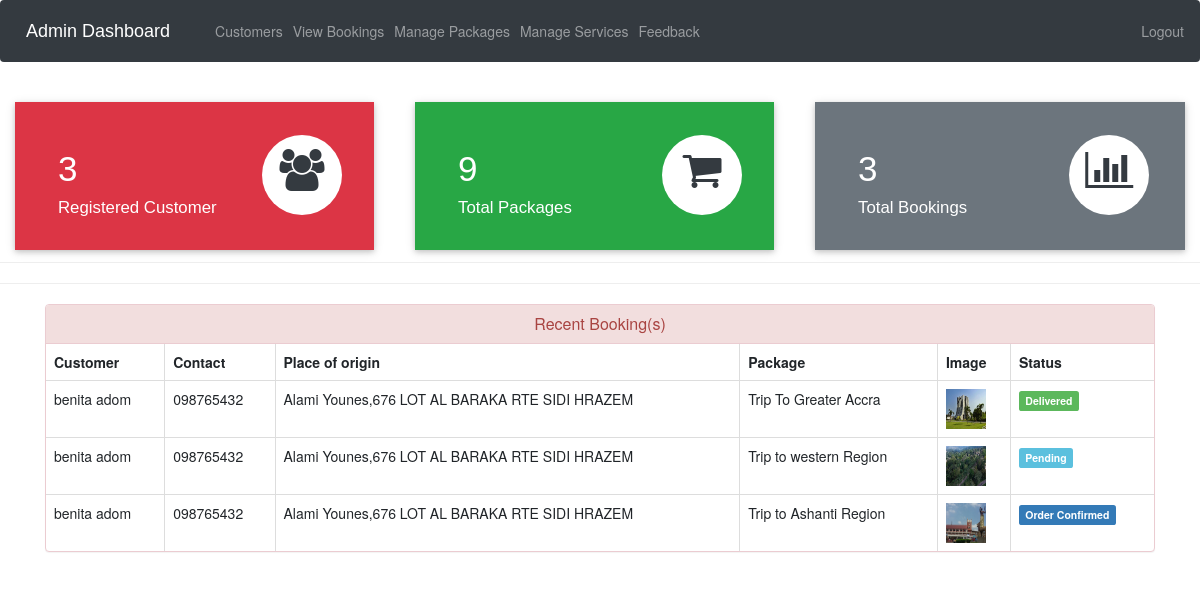
/admin-dashboard (signed in), run on an earlier commit of the app's database.
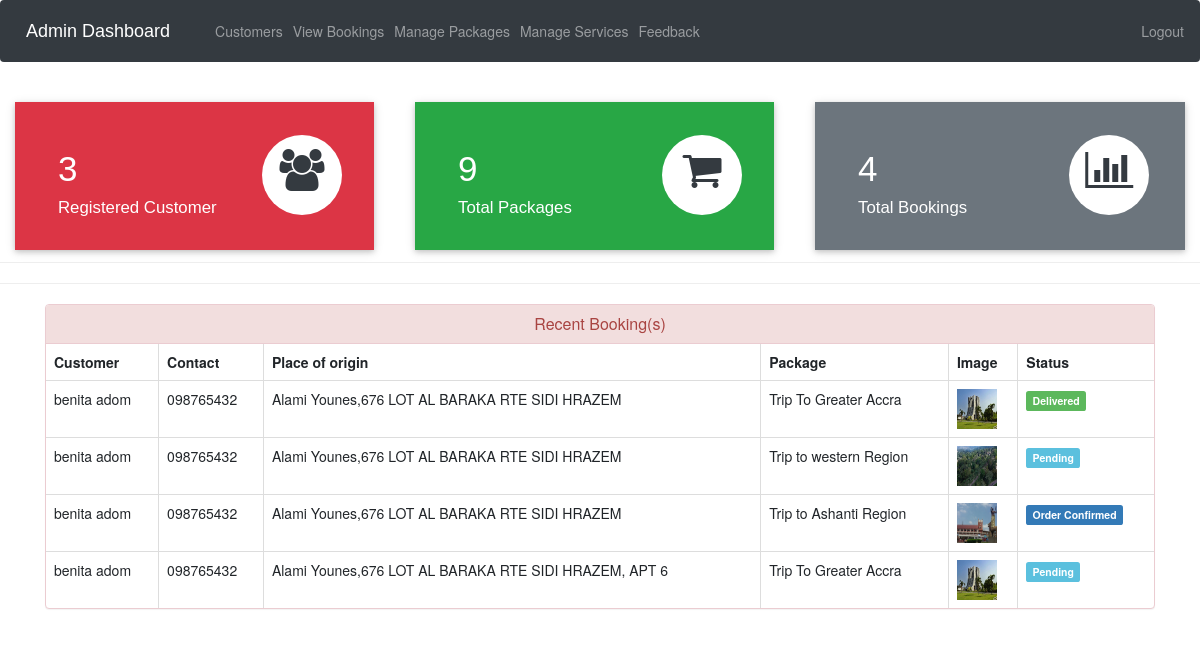
And on a later commit of the database.
### ecom/models.py (models this page shows, shortened)
class Customer(models.Model):
    user=models.OneToOneField(User,on_delete=models.CASCADE)
    profile_pic= models.ImageField(upload_to='profile_pic/CustomerProfilePic/',null=True,blank=True)
    address = models.CharField(max_length=40)
    mobile = models.CharField(max_length=20,null=False)
    @property
    def get_name(self):
        return self.user.first_name+" "+self.user.last_name

class Orders(models.Model):
    STATUS =(
        ('Pending','Pending'),
        ('Confirmed',' Confirmed'),
        ('Tour Started','Tour Started'),
        ('Tour Ended','Tour Ended'),
    )
    customer=models.ForeignKey('Customer', on_delete=models.CASCADE,null=True)
    product=models.ForeignKey('Product',on_delete=models.CASCADE,null=True)
    email = models.CharField(max_length=50,null=True)
    address = models.CharField(max_length=500,null=True)
    mobile = models.CharField(max_length=20,null=True)
    order_date= models.DateField(auto_now_add=True,null=True)
    status=models.CharField(max_length=50,null=True,choices=STATUS)

class Product(models.Model):
    name = models.CharField(max_length=40)
    product_image = models.ImageField(upload_to='product_image/', null=True, blank=True)
    price = models.PositiveIntegerField()
    detailed_description = models.CharField(max_length=2000 ,default='Fill in ')
    short_description = models.CharField(max_length=40)

### ecom/views.py (the view)
# urls.py: path('admin-dashboard', views.admin_dashboard_view,name='admin-dashboard'),
@login_required(login_url='adminlogin')
def admin_dashboard_view(request):
    customercount=models.Customer.objects.all().count()
    productcount=models.Product.objects.all().count()
    ordercount=models.Orders.objects.all().count()
    orders=models.Orders.objects.all()
    ordered_products=[]
    ordered_bys=[]
    for order in orders:
        ordered_product=models.Product.objects.all().filter(id=order.product.id)
        ordered_by=models.Customer.objects.all().filter(id = order.customer.id)
        ordered_products.append(ordered_product)
        ordered_bys.append(ordered_by)
    mydict={
    'customercount':customercount,
    'productcount':productcount,
    'ordercount':ordercount,
    'data':zip(ordered_products,ordered_bys,orders),
    }
    return render(request,'ecom/admin_dashboard.html',context=mydict)

### templates/ecom/admin_dashboard.html
{% extends 'ecom/admin_base.html' %}
{% load static %}
{% block content %}
<br>
{%include 'ecom/admin_dashboard_cards.html'%}
<br><br><br><br><br>
<hr><hr>
<div class="container" >
    <div class="panel panel-danger" >
      <div class="panel-heading" style="text-align:center;">
        <h6 class="panel-title">Recent Booking(s)</h6>
      </div>
      <table class="table table-hover table-bordered" id="dev-table">
        <thead>
          <tr>
            <th>Customer</th>
            <th>Contact</th>
            <th>Place of origin</th>
            <th>Package</th>
            <th>Image</th>
            <th>Status</th>
          </tr>
        </thead>
        {% for product,customer,order in data %}
        <tr>
          {% for c in customer %}
          <td> {{c.get_name}}</td>
          <td>{{c.mobile}}</td>
          <td>{{order.address}}</td>
          {% endfor %}
          {% for p in product %}
          <td> {{p.name}}</td>
          <td> <img src="{% static p.product_image.url %}" alt="Profile Pic" height="40px" width="40px" /></td>
          {% if order.status == 'Pending'%}
          <td> <span class="label label-info">{{order.status}}</span></td>
          {% elif order.status == 'Delivered' %}
          <td> <span class="label label-success">{{order.status}}</span></td>
          {% elif order.status == 'Out for Delivery' %}
          <td> <span class="label label-warning">{{order.status}}</span></td>
          {%else%}
            <td> <span class="label label-primary">{{order.status}}</span></td>
          {%endif%}
          {% endfor %}
        </tr>
        {% endfor %}
      </table>
  </div>
</div>
{% endblock content %}

What changed in the data, as far as the page shows it:
added Orders: address "Alami Younes,676 LOT AL BARAKA RTE SIDI HRAZEM, APT 6", status "Pending", Customer (get_name "benita adom", mobile "098765432"), Product (name "Trip To Greater Accra", product_image (picture))
Also different on the page:
{{ ordercount }}: "3" → "4"
